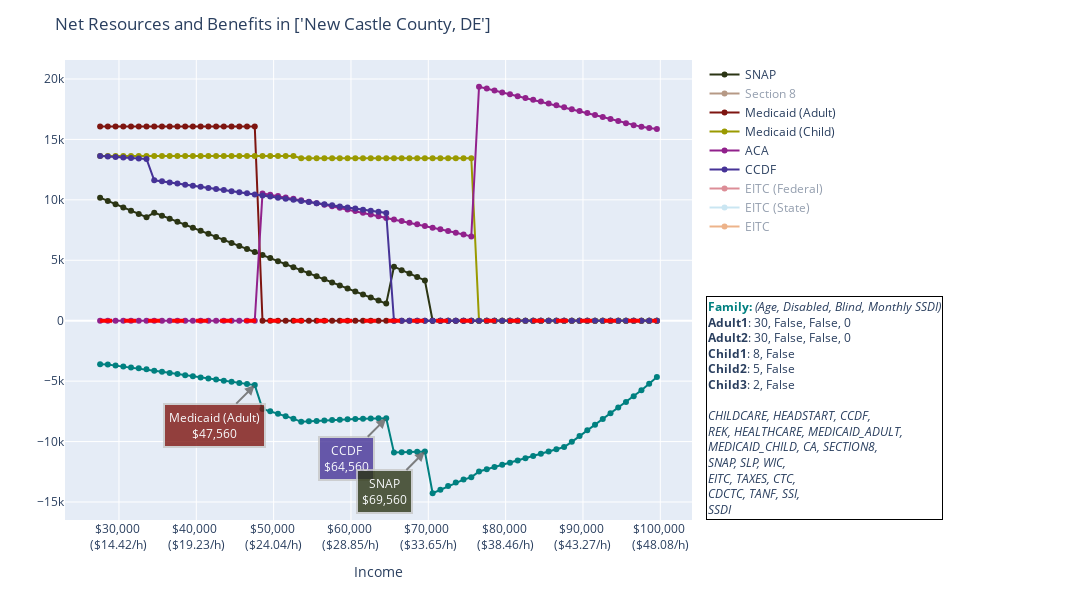

Notebook code for this chart:
### Markdown cell above
##### 2. Adding the Cliff Peaks to the Plot

### Code cell
profile = copy.copy(p2_child3)
data = pd.read_csv(profile.output_path)
color=plotting.beneficiary_color_palette[1]
after_tax = False 
title = f'Net Resources and Benefits in {profile.locations}'
legend_text = plotting.create_profile_legend_text(family_data=profile.get_family(), 
                                                  ben_list=profile.get_benefits(), 
                                                  color=plotting.beneficiary_color_palette[1])

def plot_single_profile(df, color, title=None, after_tax=False, plot_derivative=False, hide_benefits=False, legend_text=None): 
    """Plot a single profile along with its cliff-causing benefits programs"""

    x_var = 'income' if not after_tax else 'AfterTaxIncome' 

    ## Base Plot (NetResources)
    fig = px.line(df, x=x_var, y='NetResources', 
                color_discrete_sequence=[color], 
                title=title, 
                )
    fig.update_traces(mode='markers+lines')

    ## Derivative  
    x,y = df[x_var], df['NetResources']
    derivative = np.gradient(y,x)
    derivative_rel_minima = argrelextrema(derivative, np.less)[0]
    derivative_rel_minima = derivative_rel_minima[derivative_rel_minima > 0] # non-negative

    if plot_derivative: 
        derivative_scale = 10000
        fig.add_trace(go.Scatter(x=x,y=derivative * derivative_scale, 
                                 mode='markers+lines', line=dict(color="grey"), 
                                 name=f'1st Derivative (* {derivative_scale})'))

    ## Benefits Programs 
    df_benefits = utils.filter_benefits(df)
    for col in df_benefits.columns: 
        visibility = 'legendonly' if (hide_benefits or 'eitc' in col or 'section8' in col) else True # These shouldn't have cliffs 
        fig.add_trace(go.Scatter(x=df[x_var],y=df[col],
                                mode='markers+lines', 
                                line=dict(color=plotting.ben_display_map[col][1]),
                                name=plotting.ben_display_map[col][0], visible=visibility))

    ##  Find Cliff Points & Annotate 
    df_benefits = df_benefits[[col for col in df_benefits.columns if 'eitc' not in col]] # drop eitc 
    zeros = utils.find_zeros(df_benefits)
    cliffs = [{"benefit":list(z.keys())[0],
            "valley":list(z.values())[0], 
            "peak":list(z.values())[0] - 1}
        for z in zeros 
        if any(list(z.values())[0] in pd.Interval(e-1,e+1, closed='both')
            for e in derivative_rel_minima)]


    # Add annotation of the program which is lost 
    for cliff in cliffs:
        print(cliff)
        try:
            income_level = x[cliff['peak']]
            income_level_str = utils.format_int_dollars(income_level)
            resource_level = y[cliff['peak']]     
            
            fig.add_annotation(
                x=income_level,
                y=resource_level,
                xref="x",
                yref="y",
                text=f"{plotting.ben_display_map[cliff['benefit']][0]}<br>{income_level_str}",
                showarrow=True,
                font=dict(
                    # family="Courier New, monospace",
                    size=12,
                    color="#ffffff"
                    ),
                align="center",
                arrowhead=2,
                arrowsize=1,
                arrowwidth=2,
                arrowcolor="#636363",
                ax=-40,
                ay= 40,
                bordercolor="#c7c7c7",
                borderwidth=2,
                borderpad=4,
                bgcolor=plotting.ben_display_map[cliff['benefit']][1],
                opacity=0.8
                )
        except Exception as e: 
            print(cliffs)
            print(cliff['peak'])

    ## --- Customizing Hover Text --- ## 


    ## -- Add baseline (break-even) -- ## 
    fig.add_shape(type="line",
                x0=df[x_var].min(),
                y0=0,
                x1=df[x_var].max(),
                y1=0,
                line=dict(color="red",width=4,dash="dash"),
                )

    ## --- Adding Legend(s) --- ## 
    if legend_text is not None: 
        fig.add_annotation(
            text=legend_text,
            align='left',
            showarrow=False,
            xref='paper',
            yref='paper',
            x=1.4,
            y=0,
            bordercolor='black',
            borderwidth=1
        )

    # Update layout to adjust the legend position
    fig.update_layout(
        xaxis=dict(title=x_var.title()),
        yaxis=dict(title=''),
        margin=dict(l=60, r=400, t=60, b=80), # margins for annotation
        height=600,
        width=1200

    )
    
    ## --- Customize Axis --- ## 
    fig.update_xaxes(labelalias={f"{n}k":f"${n},000 <br>(${(n * 1000) / (52 * 40):.2f}/h)" for n in range(30, 110, 10)})
    # fig.update_yaxes(labelalias={f"{n}k":f"${n},000" for n in range(-15, 25, 5)})


    ## --- Show Plot --- ## 

    fig.show()

    # for cliff in cliffs: 
    #     print(cliff)

plot_single_profile(data, 
                    color=color, 
                    after_tax=after_tax, 
                    title=title,
                    legend_text=legend_text)

### Figure 1 — Plotly figure (JSON) as saved in the notebook; plotly's stock layout.template omitted (floating-point values rounded to 4 significant figures)
{"data": [{"hovertemplate": "income=%{x}<br>NetResources=%{y}<extra></extra>", "legendgroup": "", "line": {"color": "#008080", "dash": "solid"}, "marker": {"symbol": "circle"}, "mode": "markers+lines", "name": "", "orientation": "v", "showlegend": false, "type": "scatter", "x": [27560, 28560, 29560, 30560, 31560, 32560, 33560, 34560, 35560, 36560, 37560, 38560, 39560, 40560, 41560, 42560, 43560, 44560, 45560, 46560, 47560, 48560, 49560, 50560, 51560, 52560, 53560, 54560, 55560, 56560, 57560, 58560, 59560, 60560, 61560, 62560, 63560, 64560, 65560, 66560, 67560, 68560, 69560, 70560, 71560, 72560, 73560, 74560, 75560, 76560, 77560, 78560, 79560, 80560, 81560, 82560, 83560, 84560, 85560, 86560, 87560, 88560, 89560, 90560, 91560, 92560, 93560, 94560, 95560, 96560, 97560, 98560, 99560], "xaxis": "x", "y": [-3611.0, -3630.0, -3716.0, -3796.0, -3865.0, -3937.0, -4008.0, -4138.0, -4230.0, -4321.0, -4413.0, -4505.0, -4596.0, -4689.0, -4780.0, -4871.0, -4963.0, -5054.0, -5146.0, -5238.0, -5329.0, -7299.0, -7496.0, -7697.0, -7900.0, -8105.0, -8367.0, -8326.0, -8288.0, -8252.0, -8219.0, -8188.0, -8161.0, -8136.0, -8113.0, -8094.0, -8080.0, -8076.0, -10900.0, -10870.0, -10850.0, -10840.0, -10820.0, -14280.0, -13980.0, -13680.0, -13390.0, -13150.0, -12960.0, -12470.0, -12290.0, -12110.0, -11920.0, -11750.0, -11560.0, -11370.0, -11180.0, -11000.0, -10810.0, -10630.0, -10450.0, -10020.0, -9548.0, -9073.0, -8599.0, -8128.0, -7657.0, -7189.0, -6722.0, -6258.0, -5754.0, -5209.0, -4662.0], "yaxis": "y"}, {"line": {"color": "#2B3514"}, "mode": "markers+lines", "name": "SNAP", "type": "scatter", "visible": true, "x": [27560, 28560, 29560, 30560, 31560, 32560, 33560, 34560, 35560, 36560, 37560, 38560, 39560, 40560, 41560, 42560, 43560, 44560, 45560, 46560, 47560, 48560, 49560, 50560, 51560, 52560, 53560, 54560, 55560, 56560, 57560, 58560, 59560, 60560, 61560, 62560, 63560, 64560, 65560, 66560, 67560, 68560, 69560, 70560, 71560, 72560, 73560, 74560, 75560, 76560, 77560, 78560, 79560, 80560, 81560, 82560, 83560, 84560, 85560, 86560, 87560, 88560, 89560, 90560, 91560, 92560, 93560, 94560, 95560, 96560, 97560, 98560, 99560], "y": [10182, 9913, 9643, 9373, 9104, 8834, 8564, 8942, 8691, 8440, 8189, 7938, 7687, 7436, 7186, 6935, 6684, 6433, 6182, 5931, 5680, 5429, 5178, 4927, 4676, 4425, 4174, 3923, 3672, 3421, 3170, 2919, 2668, 2417, 2166, 1915, 1664, 1414, 4470, 4185, 3901, 3616, 3331, 0, 0, 0, 0, 0, 0, 0, 0, 0, 0, 0, 0, 0, 0, 0, 0, 0, 0, 0, 0, 0, 0, 0, 0, 0, 0, 0, 0, 0, 0]}, {"line": {"color": "#6F340D"}, "mode": "markers+lines", "name": "Section 8", "type": "scatter", "visible": "legendonly", "x": [27560, 28560, 29560, 30560, 31560, 32560, 33560, 34560, 35560, 36560, 37560, 38560, 39560, 40560, 41560, 42560, 43560, 44560, 45560, 46560, 47560, 48560, 49560, 50560, 51560, 52560, 53560, 54560, 55560, 56560, 57560, 58560, 59560, 60560, 61560, 62560, 63560, 64560, 65560, 66560, 67560, 68560, 69560, 70560, 71560, 72560, 73560, 74560, 75560, 76560, 77560, 78560, 79560, 80560, 81560, 82560, 83560, 84560, 85560, 86560, 87560, 88560, 89560, 90560, 91560, 92560, 93560, 94560, 95560, 96560, 97560, 98560, 99560], "y": [13963, 13675, 13387, 13099, 12811, 12523, 12235, 12465, 12192, 11919, 11646, 11373, 11100, 10827, 10554, 10281, 10008, 9735, 9462, 9189, 8916, 8643, 8370, 8097, 7824, 7551, 7278, 7005, 6732, 6459, 6186, 5913, 5640, 5367, 5094, 4821, 4548, 4275, 6651, 6351, 6051, 5751, 5451, 5151, 4851, 4551, 4251, 3951, 3651, 3351, 3051, 2751, 2451, 2151, 1851, 1551, 1251, 951, 651, 351, 51, 0, 0, 0, 0, 0, 0, 0, 0, 0, 0, 0, 0]}, {"line": {"color": "#7E1510"}, "mode": "markers+lines", "name": "Medicaid (Adult)", "type": "scatter", "visible": true, "x": [27560, 28560, 29560, 30560, 31560, 32560, 33560, 34560, 35560, 36560, 37560, 38560, 39560, 40560, 41560, 42560, 43560, 44560, 45560, 46560, 47560, 48560, 49560, 50560, 51560, 52560, 53560, 54560, 55560, 56560, 57560, 58560, 59560, 60560, 61560, 62560, 63560, 64560, 65560, 66560, 67560, 68560, 69560, 70560, 71560, 72560, 73560, 74560, 75560, 76560, 77560, 78560, 79560, 80560, 81560, 82560, 83560, 84560, 85560, 86560, 87560, 88560, 89560, 90560, 91560, 92560, 93560, 94560, 95560, 96560, 97560, 98560, 99560], "y": [16070, 16070, 16070, 16070, 16070, 16070, 16070, 16070, 16070, 16070, 16070, 16070, 16070, 16070, 16070, 16070, 16070, 16070, 16070, 16070, 16070, 0, 0, 0, 0, 0, 0, 0, 0, 0, 0, 0, 0, 0, 0, 0, 0, 0, 0, 0, 0, 0, 0, 0, 0, 0, 0, 0, 0, 0, 0, 0, 0, 0, 0, 0, 0, 0, 0, 0, 0, 0, 0, 0, 0, 0, 0, 0, 0, 0, 0, 0, 0]}, {"line": {"color": "#9a9a00"}, "mode": "markers+lines", "name": "Medicaid (Child)", "type": "scatter", "visible": true, "x": [27560, 28560, 29560, 30560, 31560, 32560, 33560, 34560, 35560, 36560, 37560, 38560, 39560, 40560, 41560, 42560, 43560, 44560, 45560, 46560, 47560, 48560, 49560, 50560, 51560, 52560, 53560, 54560, 55560, 56560, 57560, 58560, 59560, 60560, 61560, 62560, 63560, 64560, 65560, 66560, 67560, 68560, 69560, 70560, 71560, 72560, 73560, 74560, 75560, 76560, 77560, 78560, 79560, 80560, 81560, 82560, 83560, 84560, 85560, 86560, 87560, 88560, 89560, 90560, 91560, 92560, 93560, 94560, 95560, 96560, 97560, 98560, 99560], "y": [13629, 13629, 13629, 13629, 13629, 13629, 13629, 13629, 13629, 13629, 13629, 13629, 13629, 13629, 13629, 13629, 13629, 13629, 13629, 13629, 13629, 13629, 13629, 13629, 13629, 13629, 13449, 13449, 13449, 13449, 13449, 13449, 13449, 13449, 13449, 13449, 13449, 13449, 13449, 13449, 13449, 13449, 13449, 13449, 13449, 13449, 13449, 13449, 13449, 0, 0, 0, 0, 0, 0, 0, 0, 0, 0, 0, 0, 0, 0, 0, 0, 0, 0, 0, 0, 0, 0, 0, 0]}, {"line": {"color": "#91218C"}, "mode": "markers+lines", "name": "ACA", "type": "scatter", "visible": true, "x": [27560, 28560, 29560, 30560, 31560, 32560, 33560, 34560, 35560, 36560, 37560, 38560, 39560, 40560, 41560, 42560, 43560, 44560, 45560, 46560, 47560, 48560, 49560, 50560, 51560, 52560, 53560, 54560, 55560, 56560, 57560, 58560, 59560, 60560, 61560, 62560, 63560, 64560, 65560, 66560, 67560, 68560, 69560, 70560, 71560, 72560, 73560, 74560, 75560, 76560, 77560, 78560, 79560, 80560, 81560, 82560, 83560, 84560, 85560, 86560, 87560, 88560, 89560, 90560, 91560, 92560, 93560, 94560, 95560, 96560, 97560, 98560, 99560], "y": [0, 0, 0, 0, 0, 0, 0, 0, 0, 0, 0, 0, 0, 0, 0, 0, 0, 0, 0, 0, 0, 10527, 10421, 10312, 10201, 10087, 9970, 9850, 9727, 9602, 9474, 9344, 9210, 9074, 8936, 8794, 8650, 8503, 8374, 8243, 8111, 7976, 7840, 7701, 7560, 7418, 7273, 7126, 6977, 19357, 19204, 19048, 18891, 18732, 18581, 18432, 18282, 18130, 17976, 17821, 17664, 17505, 17344, 17182, 17018, 16852, 16685, 16516, 16345, 16172, 16038, 15946, 15855]}, {"line": {"color": "#463397"}, "mode": "markers+lines", "name": "CCDF", "type": "scatter", "visible": true, "x": [27560, 28560, 29560, 30560, 31560, 32560, 33560, 34560, 35560, 36560, 37560, 38560, 39560, 40560, 41560, 42560, 43560, 44560, 45560, 46560, 47560, 48560, 49560, 50560, 51560, 52560, 53560, 54560, 55560, 56560, 57560, 58560, 59560, 60560, 61560, 62560, 63560, 64560, 65560, 66560, 67560, 68560, 69560, 70560, 71560, 72560, 73560, 74560, 75560, 76560, 77560, 78560, 79560, 80560, 81560, 82560, 83560, 84560, 85560, 86560, 87560, 88560, 89560, 90560, 91560, 92560, 93560, 94560, 95560, 96560, 97560, 98560, 99560], "y": [13630.0, 13590.0, 13550.0, 13510.0, 13470.0, 13430.0, 13390.0, 11620.0, 11530.0, 11440.0, 11350.0, 11260.0, 11170.0, 11080.0, 10990.0, 10900.0, 10810.0, 10720.0, 10630.0, 10540.0, 10450.0, 10360.0, 10270.0, 10180.0, 10090.0, 9998.0, 9908.0, 9818.0, 9728.0, 9638.0, 9548.0, 9458.0, 9368.0, 9278.0, 9188.0, 9098.0, 9008.0, 8918.0, 0, 0, 0, 0, 0, 0, 0, 0, 0, 0, 0, 0, 0, 0, 0, 0, 0, 0, 0, 0, 0, 0, 0, 0, 0, 0, 0, 0, 0, 0, 0, 0, 0, 0, 0]}, {"line": {"color": "#BA1C30"}, "mode": "markers+lines", "name": "EITC (Federal)", "type": "scatter", "visible": "legendonly", "x": [27560, 28560, 29560, 30560, 31560, 32560, 33560, 34560, 35560, 36560, 37560, 38560, 39560, 40560, 41560, 42560, 43560, 44560, 45560, 46560, 47560, 48560, 49560, 50560, 51560, 52560, 53560, 54560, 55560, 56560, 57560, 58560, 59560, 60560, 61560, 62560, 63560, 64560, 65560, 66560, 67560, 68560, 69560, 70560, 71560, 72560, 73560, 74560, 75560, 76560, 77560, 78560, 79560, 80560, 81560, 82560, 83560, 84560, 85560, 86560, 87560, 88560, 89560, 90560, 91560, 92560, 93560, 94560, 95560, 96560, 97560, 98560, 99560], "y": [5370, 5159, 4949, 4738, 4528, 4317, 4106, 3896, 3685, 3475, 3264, 3053, 2843, 2632, 2421, 2211, 2000, 1790, 1579, 1368, 1158, 947, 737, 526, 315, 105, 0, 0, 0, 0, 0, 0, 0, 0, 0, 0, 0, 0, 0, 0, 0, 0, 0, 0, 0, 0, 0, 0, 0, 0, 0, 0, 0, 0, 0, 0, 0, 0, 0, 0, 0, 0, 0, 0, 0, 0, 0, 0, 0, 0, 0, 0, 0]}, {"line": {"color": "#96CDE6"}, "mode": "markers+lines", "name": "EITC (State)", "type": "scatter", "visible": "legendonly", "x": [27560, 28560, 29560, 30560, 31560, 32560, 33560, 34560, 35560, 36560, 37560, 38560, 39560, 40560, 41560, 42560, 43560, 44560, 45560, 46560, 47560, 48560, 49560, 50560, 51560, 52560, 53560, 54560, 55560, 56560, 57560, 58560, 59560, 60560, 61560, 62560, 63560, 64560, 65560, 66560, 67560, 68560, 69560, 70560, 71560, 72560, 73560, 74560, 75560, 76560, 77560, 78560, 79560, 80560, 81560, 82560, 83560, 84560, 85560, 86560, 87560, 88560, 89560, 90560, 91560, 92560, 93560, 94560, 95560, 96560, 97560, 98560, 99560], "y": [1009, 1032, 990, 948, 906, 863, 821, 779, 737, 695, 653, 611, 569, 526, 484, 442, 400, 358, 316, 274, 232, 189, 147, 105, 63, 21, 0, 0, 0, 0, 0, 0, 0, 0, 0, 0, 0, 0, 0, 0, 0, 0, 0, 0, 0, 0, 0, 0, 0, 0, 0, 0, 0, 0, 0, 0, 0, 0, 0, 0, 0, 0, 0, 0, 0, 0, 0, 0, 0, 0, 0, 0, 0]}, {"line": {"color": "#DB6917"}, "mode": "markers+lines", "name": "EITC", "type": "scatter", "visible": "legendonly", "x": [27560, 28560, 29560, 30560, 31560, 32560, 33560, 34560, 35560, 36560, 37560, 38560, 39560, 40560, 41560, 42560, 43560, 44560, 45560, 46560, 47560, 48560, 49560, 50560, 51560, 52560, 53560, 54560, 55560, 56560, 57560, 58560, 59560, 60560, 61560, 62560, 63560, 64560, 65560, 66560, 67560, 68560, 69560, 70560, 71560, 72560, 73560, 74560, 75560, 76560, 77560, 78560, 79560, 80560, 81560, 82560, 83560, 84560, 85560, 86560, 87560, 88560, 89560, 90560, 91560, 92560, 93560, 94560, 95560, 96560, 97560, 98560, 99560], "y": [6379, 6191, 5939, 5686, 5434, 5180, 4927, 4675, 4422, 4170, 3917, 3664, 3412, 3158, 2905, 2653, 2400, 2148, 1895, 1642, 1390, 1136, 884, 631, 378, 126, 0, 0, 0, 0, 0, 0, 0, 0, 0, 0, 0, 0, 0, 0, 0, 0, 0, 0, 0, 0, 0, 0, 0, 0, 0, 0, 0, 0, 0, 0, 0, 0, 0, 0, 0, 0, 0, 0, 0, 0, 0, 0, 0, 0, 0, 0, 0]}], "layout": {"annotations": [{"align": "center", "arrowcolor": "#636363", "arrowhead": 2, "arrowsize": 1, "arrowwidth": 2, "ax": -40, "ay": 40, "bgcolor": "#7E1510", "bordercolor": "#c7c7c7", "borderpad": 4, "borderwidth": 2, "font": {"color": "#ffffff", "size": 12}, "opacity": 0.8, "showarrow": true, "text": "Medicaid (Adult)<br>$47,560", "x": 47560, "xref": "x", "y": -5329.0, "yref": "y"}, {"align": "center", "arrowcolor": "#636363", "arrowhead": 2, "arrowsize": 1, "arrowwidth": 2, "ax": -40, "ay": 40, "bgcolor": "#463397", "bordercolor": "#c7c7c7", "borderpad": 4, "borderwidth": 2, "font": {"color": "#ffffff", "size": 12}, "opacity": 0.8, "showarrow": true, "text": "CCDF<br>$64,560", "x": 64560, "xref": "x", "y": -8076.0, "yref": "y"}, {"align": "center", "arrowcolor": "#636363", "arrowhead": 2, "arrowsize": 1, "arrowwidth": 2, "ax": -40, "ay": 40, "bgcolor": "#2B3514", "bordercolor": "#c7c7c7", "borderpad": 4, "borderwidth": 2, "font": {"color": "#ffffff", "size": 12}, "opacity": 0.8, "showarrow": true, "text": "SNAP<br>$69,560", "x": 69560, "xref": "x", "y": -10820.0, "yref": "y"}, {"align": "left", "bordercolor": "black", "borderwidth": 1, "showarrow": false, "text": "<span style='color:#008080;'><b>Family:</b></span> <i>(Age, Disabled, Blind, Monthly SSDI)<br></i><b>Adult1</b>: 30, False, False, 0<br><b>Adult2</b>: 30, False, False, 0<br><b>Child1</b>: 8, False<br><b>Child2</b>: 5, False<br><b>Child3</b>: 2, False<br><i><br>CHILDCARE, HEADSTART, CCDF, <br>REK, HEALTHCARE, MEDICAID_ADULT, <br>MEDICAID_CHILD, CA, SECTION8, <br>SNAP, SLP, WIC, <br>EITC, TAXES, CTC, <br>CDCTC, TANF, SSI, <br>SSDI</i>", "x": 1.4, "xref": "paper", "y": 0, "yref": "paper"}], "height": 600, "legend": {"tracegroupgap": 0}, "margin": {"b": 80, "l": 60, "r": 400, "t": 60}, "shapes": [{"line": {"color": "red", "dash": "dash", "width": 4}, "type": "line", "x0": 27560, "x1": 99560, "y0": 0, "y1": 0}], "title": {"text": "Net Resources and Benefits in ['New Castle County, DE']"}, "width": 1200, "xaxis": {"anchor": "y", "domain": [0, 1], "labelalias": {"100k": "$100,000 <br>($48.08/h)", "30k": "$30,000 <br>($14.42/h)", "40k": "$40,000 <br>($19.23/h)", "50k": "$50,000 <br>($24.04/h)", "60k": "$60,000 <br>($28.85/h)", "70k": "$70,000 <br>($33.65/h)", "80k": "$80,000 <br>($38.46/h)", "90k": "$90,000 <br>($43.27/h)"}, "title": {"text": "Income"}}, "yaxis": {"anchor": "x", "domain": [0, 1], "title": {"text": ""}}}}
